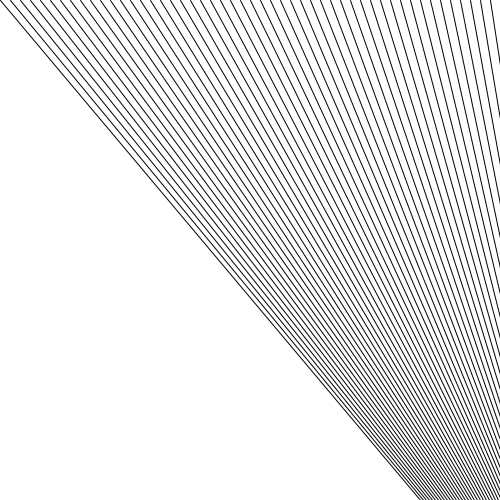
Frame 1 (no input)
Frame 60 (the mouse pressed at the canvas centre just before this capture): identical to frame 1, image omitted
Frame 120 (the mouse held since frame 60 and released just before this capture): identical to frame 1, image omitted

The Processing sketch that drew this single still picture (run headless with seeded random() and noise(); from frame 60 on, the mouse is pressed at the canvas centre):

// Processing sketch: processing_63131
// ── processing_63131.pde

//mouseX mouseY

void setup(){
size(500,500);
smooth();
}

void draw() {
  background(255);
  println( mouseX + ", "+mouseY);
  
  fill(0);
  //ellipse(mouseX,mouseY, 30,30);
  for(int i=0; i<width; i+=10) {
    
   // line(i, 0, mouseX, mouseY);
    line(i, 0, 600, 714);
}
}
